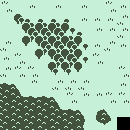

A level layout from a 2D game, rendered from its tile map. Below: a short description, then the map file with its tile-grid data intact:
An orthogonal 10x10 tile map with 13x13 px tiles, 1 tile layer (ground) and 1 object (collision).

<map version="1.4" tiledversion="1.4.3" orientation="orthogonal" renderorder="right-down" width="10" height="10" tilewidth="13" tileheight="13" infinite="0" nextlayerid="3" nextobjectid="1">
 <editorsettings>
  <export target="map1.json" format="json" />
 </editorsettings>
 <properties>
  <property name="bool" type="bool" value="true" />
  <property name="color_prop" type="color" value="#ff28ae7b" />
  <property name="multiline_prop">Multiline property
Second line</property>
  <property name="some_float" type="float" value="1.5e-08" />
  <property name="some_property" type="int" value="1" />
  <property name="string_prop" value="Single line prop" />
 </properties>
 <tileset firstgid="1" name="tileset" tilewidth="13" tileheight="13" tilecount="100" columns="10">
  <properties>
   <property name="tileset_property" type="int" value="543" />
  </properties>
  <image source="../sprites/tileset.png" width="130" height="130" />
  <terraintypes>
   <terrain name="Forest" tile="11" />
   <terrain name="Water" tile="0" />
  </terraintypes>
  <tile id="0" terrain=",,,0">
   <properties>
    <property name="tileset_custom" type="int" value="123" />
   </properties>
  </tile>
  <tile id="1" terrain=",,0,0" />
  <tile id="2" terrain=",,0," />
  <tile id="4" terrain="0,0,0," />
  <tile id="5" terrain="0,0,," />
  <tile id="6" terrain="0,0,,0" />
  <tile id="10" terrain=",0,,0" />
  <tile id="11" terrain="0,0,0,0">
   <objectgroup draworder="index" id="3">
    <object id="2" type="collision" x="0" y="0" width="13" height="13" />
   </objectgroup>
  </tile>
  <tile id="12" terrain="0,,0," />
  <tile id="14" terrain="0,,0," />
  <tile id="16" terrain=",0,,0" />
  <tile id="20" terrain=",0,," />
  <tile id="21" terrain="0,0,," />
  <tile id="22" terrain="0,,," />
  <tile id="24" terrain="0,,0,0" />
  <tile id="25" terrain=",,0,0" />
  <tile id="26" terrain=",0,0,0" />
  <tile id="62">
   <animation>
    <frame tileid="62" duration="200" />
    <frame tileid="63" duration="200" />
    <frame tileid="64" duration="200" />
    <frame tileid="65" duration="200" />
    <frame tileid="66" duration="200" />
    <frame tileid="67" duration="200" />
    <frame tileid="66" duration="200" />
    <frame tileid="65" duration="200" />
    <frame tileid="64" duration="200" />
    <frame tileid="63" duration="200" />
    <frame tileid="62" duration="200" />
    <frame tileid="62" duration="200" />
   </animation>
  </tile>
  <tile id="70" terrain=",,,1" />
  <tile id="71" terrain=",,1,1" />
  <tile id="72" terrain=",,1," />
  <tile id="74" terrain="1,1,1," />
  <tile id="75" terrain="1,1,," />
  <tile id="76" terrain="1,1,,1" />
  <tile id="80" terrain=",1,,1" />
  <tile id="81" terrain="1,1,1,1" />
  <tile id="82" terrain="1,,1," />
  <tile id="84" terrain="1,,1," />
  <tile id="85" terrain="1,1,1,1" />
  <tile id="86" terrain=",1,,1" />
  <tile id="90" terrain=",1,," />
  <tile id="91" terrain="1,1,," />
  <tile id="92" terrain="1,,," />
  <tile id="94" terrain="1,,1,1" />
  <tile id="95" terrain=",,1,1" />
  <tile id="96" terrain=",1,1,1" />
 </tileset>
 <layer id="1" name="ground" width="10" height="10">
  <data encoding="csv">
24,4,14,4,14,4,14,4,24,14,
4,1,2,26,2,3,14,14,14,44,
4,11,12,12,12,25,3,34,34,44,
44,21,7,12,12,12,15,14,44,14,
14,24,21,7,12,12,13,24,4,4,
44,24,24,21,6,22,23,4,4,24,
96,73,34,4,44,44,44,4,4,14,
82,95,96,72,73,24,34,34,24,24,
86,86,86,82,95,72,73,71,73,4,
86,86,86,86,82,82,85,91,93,0
</data>
 </layer>
</map>
